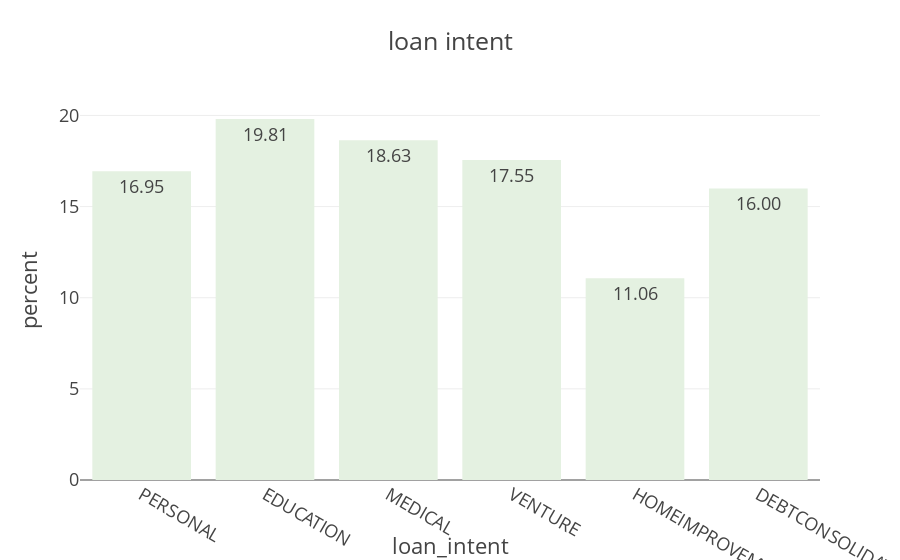

Notebook code cell kept with this figure:
### Markdown cell above
**Observations: Loan Grade A and B comprises of 65.2% of total**

### Code cell
fig=px.histogram(data, x = 'loan_intent',histnorm = 'percent', text_auto = '.2f',template = 'presentation', title = 'loan intent',color_discrete_sequence=px.colors.sequential.Mint)
fig.update_layout()
fig.show()

### Figure 1 — Plotly figure (JSON) as saved in the notebook; plotly's stock layout.template omitted (floating-point values rounded to 4 significant figures; data arrays with more than 128 entries replaced by an {"elided": "..."} marker saying what was removed)
{"data": [{"alignmentgroup": "True", "bingroup": "x", "histnorm": "percent", "hovertemplate": "loan_intent=%{x}<br>percent=%{y}<extra></extra>", "legendgroup": "", "marker": {"color": "rgb(228, 241, 225)", "pattern": {"shape": ""}}, "name": "", "offsetgroup": "", "orientation": "v", "showlegend": false, "texttemplate": "%{value:.2f}", "type": "histogram", "x": {"elided": "32581 str values"}, "xaxis": "x", "yaxis": "y"}], "layout": {"autosize": true, "barmode": "relative", "legend": {"tracegroupgap": 0}, "title": {"text": "loan intent"}, "xaxis": {"anchor": "y", "autorange": true, "domain": [0, 1], "range": [-0.5, 5.5], "title": {"text": "loan_intent"}, "type": "category"}, "yaxis": {"anchor": "x", "autorange": true, "domain": [0, 1], "range": [0, 20.85], "title": {"text": "percent"}}}}
